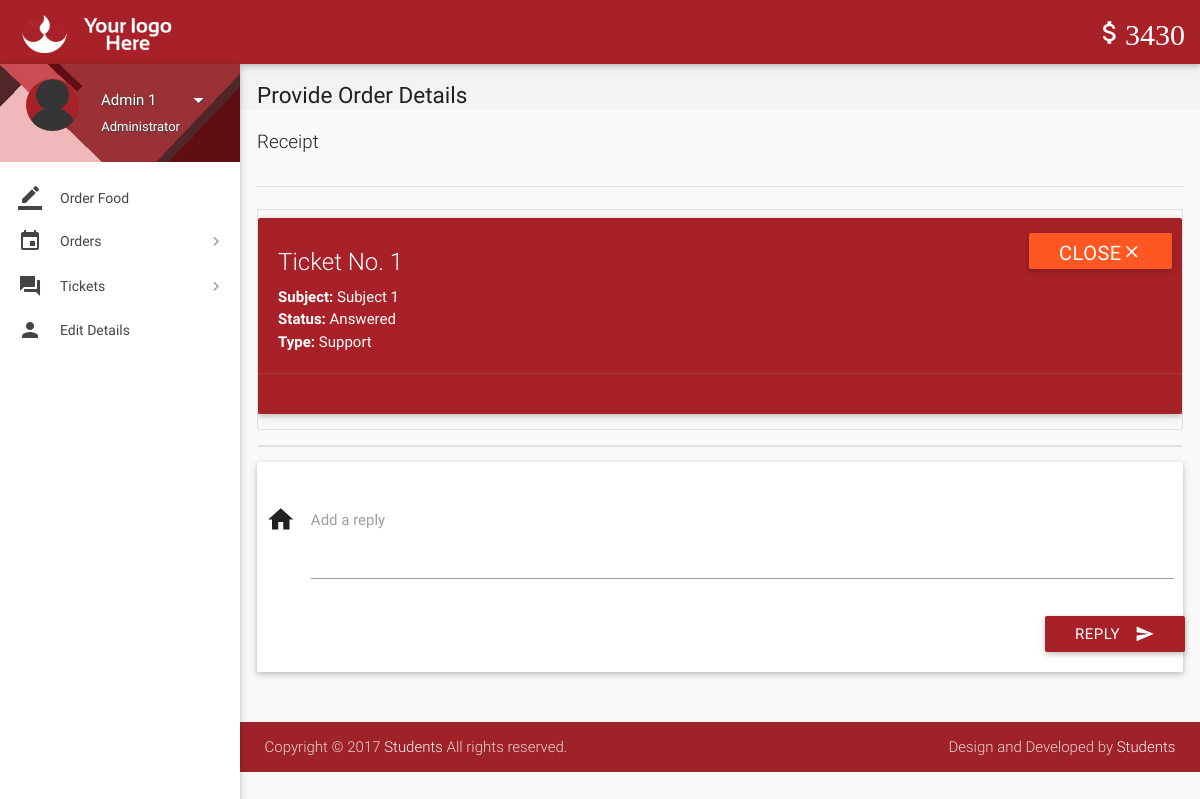
The app's page /view-ticket-admin.php?id=1 (signed in), older data.
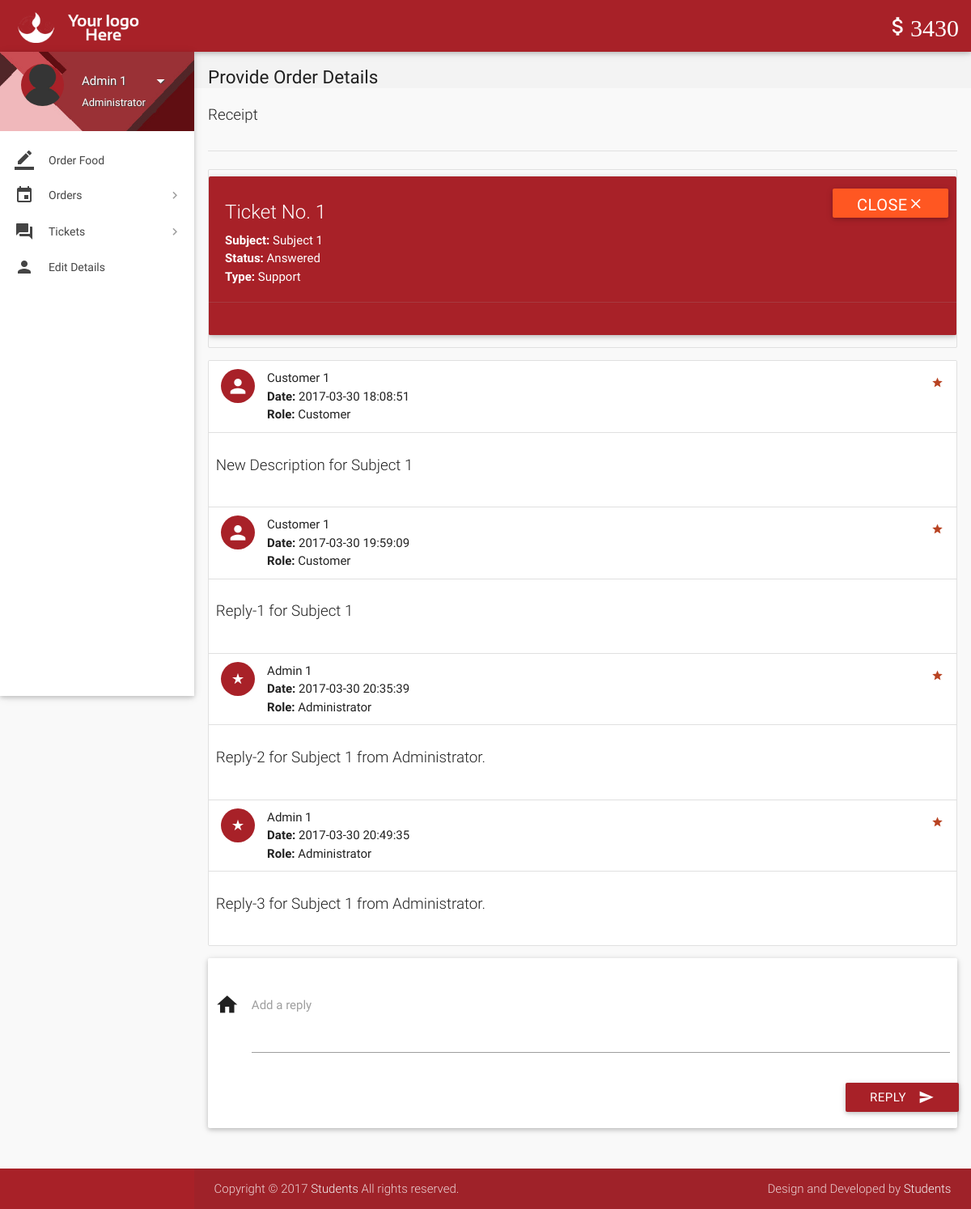
The same page, newer data.
### tables this page shows
CREATE TABLE `ticket_details` (
  `id` int(11) NOT NULL,
  `ticket_id` int(11) NOT NULL,
  `user_id` int(11) NOT NULL,
  `description` varchar(1000) NOT NULL,
  `date` datetime NOT NULL DEFAULT CURRENT_TIMESTAMP
);

CREATE TABLE `users` (
  `id` int(11) NOT NULL,
  `role` varchar(15) NOT NULL DEFAULT 'Customer',
  `name` varchar(15) NOT NULL,
  `username` varchar(10) NOT NULL,
  `password` varchar(16) NOT NULL,
  `email` varchar(35) NULL,
  `address` varchar(300) NULL,
  `contact` bigint(11) NOT NULL,
  `verified` tinyint(1) NOT NULL DEFAULT '0',
  `deleted` tinyint(4) NOT NULL DEFAULT '0'
);

### includes/wallet.php (called while the page is built)
<?php
$user_id=$_SESSION['user_id'];
$sql = mysqli_query($con, "SELECT * FROM wallet where customer_id = $user_id");
while($row1 = mysqli_fetch_array($sql)){
$wallet_id = $row1['id'];
}
$sql = mysqli_query($con, "SELECT * FROM wallet_details where wallet_id = $wallet_id");
while($row1 = mysqli_fetch_array($sql)){
$balance = $row1['balance'];
}
?>

### includes/connect.php (called while the page is built, shortened)
<?php
$name = $_SESSION['name'];
$role = $_SESSION['role'];
?>

### view-ticket-admin.php (the view, shortened to what the changed rows need)
<?php
include 'includes/connect.php';
include 'includes/wallet.php';
$continue=0;
if($_SESSION['admin_sid']==session_id())
{
		$ticket_id = $_GET['id'];
		$sql1 = "SELECT * FROM tickets WHERE id = $ticket_id;";
		if(mysqli_num_rows(mysqli_query($con,$sql1))>0){
			$row  = $con->query($sql1)->fetch_assoc();
			$type = $row['type'];
			$subject = $row['subject'];
			$status = $row['status'];
			$continue=1;
		}
		else
			$continue = 0;
}
if($continue){
?>
<!DOCTYPE html>
<html lang="en">
<head>
  <link href="css/materialize.min.css" type="text/css" rel="stylesheet" media="screen,projection">
  <link href="css/style.min.css" type="text/css" rel="stylesheet" media="screen,projection">
  <link href="css/custom/custom.min.css" type="text/css" rel="stylesheet" media="screen,projection">
  <link href="js/plugins/perfect-scrollbar/perfect-scrollbar.css" type="text/css" rel="stylesheet" media="screen,projection">
</head>
<body>
  <header id="header" class="page-topbar">
        <div class="navbar-fixed">
            <nav class="navbar-color">
                <div class="nav-wrapper">
                    <ul class="left">
                      <li><h1 class="logo-wrapper"><a href="index.php" class="brand-logo darken-1"><img src="images/materialize-logo.png" alt="logo"></a> <span class="logo-text">Logo</span></h1></li>
                    </ul>
                    <ul class="right hide-on-med-and-down">
                        <li><a href="#" class="waves-effect waves-block waves-light"><i class="mdi-editor-attach-money"><?php echo $balance;?></i></a>
                        </li>
                    </ul>
                </div>
            </nav>
        </div>
  </header>
  <div id="main">
    <div class="wrapper">
      <aside id="left-sidebar-nav">
        <ul id="slide-out" class="side-nav fixed leftside-navigation">
            <li class="user-details cyan darken-2">
            <div class="row">
                <div class="col col s4 m4 l4">
                    <img src="images/avatar.jpg" alt="" class="circle responsive-img valign profile-image">
                </div>
                <div class="col col s8 m8 l8">
                    <a class="btn-flat dropdown-button waves-effect waves-light white-text profile-btn" href="#" data-activates="profile-dropdown"><?php echo $name;?> <i class="mdi-navigation-arrow-drop-down right"></i></a>
                    <p class="user-roal"><?php echo $role;?></p>
                </div>
            </div>
            </li>
            <li class="bold"><a href="index.php" class="waves-effect waves-cyan"><i class="mdi-editor-border-color"></i> Order Food</a>
            </li>
                <li class="no-padding">
                    <ul class="collapsible collapsible-accordion">
                        <li class="bold"><a class="collapsible-header waves-effect waves-cyan"><i class="mdi-editor-insert-invitation"></i> Orders</a>
                        </li>
                    </ul>
                </li>
                 <li class="no-padding">
                    <ul class="collapsible collapsible-accordion">
                        <li class="bold"><a class="collapsible-header waves-effect waves-cyan"><i class="mdi-action-question-answer"></i> Tickets</a>
                        </li>
                    </ul>
                </li>
            <li class="bold"><a href="details.php" class="waves-effect waves-cyan"><i class="mdi-social-person"></i> Edit Details</a>
            </li>
        </ul>
        </aside>
      <section id="content">
        <div id="breadcrumbs-wrapper">
          <div class="container">
            <div class="row">
              <div class="col s12 m12 l12">
                <h5 class="breadcrumbs-title">Provide Order Details</h5>
              </div>
            </div>
          </div>
        </div>
        <div class="container">
          <p class="caption">Receipt</p>
          <div class="divider"></div>
<div class="section">
                                <?php
								echo '<ul id="task-card" class="collection with-header">
									<div id="card-alert" class="card cyan">
										<div class="card-content white-text">
										<span class="card-title white-text darken-1">Ticket No. '.$ticket_id.'</span>
										<p><strong>Subject: </strong>'.$subject.'</p>
										<p><strong>Status: </strong>'.$status.'</p>
										<p><strong>Type: </strong>'.$type.'</p>
										</div>
										<div class="card-action cyan">
										<form method="post" action="routers/ticket-status.php">
										<input type="hidden" name="ticket_id" value="'.$ticket_id.'">
										<input type="hidden" name="status" value="'.($status != 'Closed' ? 'Closed' : 'Open').'">
										<button class="waves-effect waves-light deep-orange btn white-text" type="submit" name="action">'
										.($status != 'Closed' ? 'Close<i class="mdi-navigation-close"></i>' : 'Reopen<i class="mdi-navigation-check"></i>').'
										</button>
										</form>
										</div>
									</div>
                                </ul>';
								echo '<ul id="issues-collection" class="collection">';
								$sql1 = mysqli_query($con, "SELECT * from ticket_details WHERE ticket_id = $ticket_id;");
								while($row1 = mysqli_fetch_array($sql1)){
									$sql2 = "SELECT * FROM users WHERE id = ".$row1['user_id'].";";
									if(mysqli_num_rows(mysqli_query($con,$sql2))>0){
										$row2  = $con->query($sql2)->fetch_assoc();
										$name = $row2['name'];
										$role1 = $row2['role'];
									}
								  echo '
								  <li class="collection-item avatar">
									  <i class="'.($role1=='Administrator' ? 'mdi-action-star-rate' : 'mdi-social-person').' cyan circle"></i>
									  <span class="collection-header"> '.$name.'</span>
									  <p><strong>Date:</strong> '.$row1['date'].'</p>
									  <p><strong>Role:</strong> '.$role1.'</p>
									  <a href="#" class="secondary-content">
									  <i class="mdi-action-grade"></i></a>
								  </li>
								  <li class="collection-item">
									  <div class="row">
									  <p class="caption">'.$row1['description'].'</p>
									  </div>
									  </li>';
								}
							  echo '</ul>';
							  if($status != 'Closed'){
							  echo '
							  <div class="card-panel">
                  <div class="row">
                    <form class="formValidate" id="formValidate" method="post" action="routers/ticket-message.php" novalidate="novalidate" class="col s12">
                      <div class="row">
					  <input type="hidden" name="role" value="'.$role.'">
					  <input type="hidden" name="ticket_id" value="'.$ticket_id.'">
                        <div class="input-field col s12">
                          <i class="mdi-action-home prefix"></i>
                          <textarea name="message" id="message" class="materialize-textarea validate" data-error=".errorTxt1"></textarea>
                          <label for="message" class="">Add a reply</label>
						  <div class="errorTxt1"></div>
                        </div>
                        <div class="row">
                          <div class="input-field col s12">
                            <button class="btn cyan waves-effect waves-light right" type="submit" name="action">Reply
                              <i class="mdi-content-send right"></i>
                            </button>
                          </div>
                        </div>
                      </div>
                    </form>
                  </div>
                </div>';
							  }
								?>
          </div>
              </div>
            </div>
        </div>
  <footer class="page-footer">
    <div class="footer-copyright">
      <div class="container">
        <span>Copyright © 2017 <a class="grey-text text-lighten-4" href="#" target="_blank">Students</a> All rights reserved.</span>
        <span class="right"> Design and Developed by <a class="grey-text text-lighten-4" href="#">Students</a></span>
        </div>
    </div>
  </footer>
</body>
</html>
<?php
	}
?>

Row changes from the older to the newer data that the page shows:
added ticket_details: user.name "Customer 1", date "2017-03-30 18:08:51", user.role "Customer", description "New Description for Subject 1"
added ticket_details: user.name "Customer 1", date "2017-03-30 19:59:09", user.role "Customer", description "Reply-1 for Subject 1"
added ticket_details: user.name "Admin 1", date "2017-03-30 20:35:39", user.role "Administrator", description "Reply-2 for Subject 1 from Administrator."
added ticket_details: user.name "Admin 1", date "2017-03-30 20:49:35", user.role "Administrator", description "Reply-3 for Subject 1 from Administrator."
